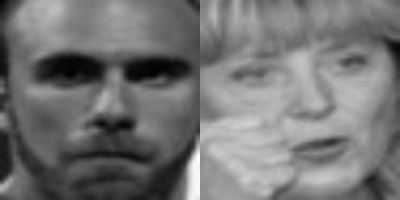
#> input picture backend/scripts/multiface_test_2.jpg, 400 x 200 px
$ python -i recognition_api.py   (imports and definitions only)
#> lines starting #> are read from the running program, lines starting #| are printed output that depends on the picture
#> further down, picture is the input picture: shape (200, 400, 3); min 1, max 255, mean 116.7
# app/routes/recognition_api.py
from flask import Blueprint, request, jsonify
from app.utils.auth_helpers import login_or_jwt_required
from app import socketio
from app.models.inmate import Inmate
from app.models.alert import Alert
from app.models.active_recognition import ActiveRecognition
from app.extensions import db
from app.utils.embedding_client import (
    extract_embedding_from_frame,
    extract_full_embeddings,
    extract_periocular_embedding,
    compute_fusion_score,
    detect_all_faces
)
from app.utils.geolocation import find_nearby_facilities, get_detection_location, haversine_distance
from app.utils.image_preprocessing import (
    aggressive_denoise, deblur_image, strong_deblur,
    remove_salt_pepper_noise, deblur_motion_horizontal, deblur_motion_multi_direction
)
from scipy.spatial.distance import cosine
from datetime import datetime, timedelta

import numpy as np
import cv2
import os
import sys

# Enable/disable periocular fusion matching
# Disabled for now - periocular service has errors and slows down live recognition
ENABLE_PERIOCULAR_FUSION = False

def log(msg):
    """Log to both stdout and a file for debugging."""
    print(msg, flush=True)
    sys.stdout.flush()
    sys.stderr.flush()
    with open("recognition_debug.log", "a") as f:
        f.write(msg + "\n")


# [69 lines left out: functions should_create_alert, create_active_recognition, not called in this run]


# [1 line that did not run here, left out]

# Similarity threshold for matching (lower = stricter)
# With aligned ArcFace embeddings, we can use balanced thresholds
SIMILARITY_THRESHOLD = 0.40   # Cosine distance threshold (60%+ similarity required)
MIN_CONFIDENCE = 60  # Minimum confidence percentage to show match
MIN_MARGIN = 0.20  # Best match must be at least 20% better than second-best (strong separation)

# Cache for inmate encodings (loaded once per request cycle)
_inmate_cache = None
_cache_timestamp = None

# Load face cascade detector once
_face_cascade = None

def _get_face_cascade():
    """Load and cache the face cascade detector."""
    global _face_cascade
    if _face_cascade is None:
        cascade_path = cv2.data.haarcascades + 'haarcascade_frontalface_default.xml'
        _face_cascade = cv2.CascadeClassifier(cascade_path)
    return _face_cascade


def _detect_and_crop_face(frame, use_detection=True):
    """
    Detect face in frame and return cropped face image.
    Returns the cropped face or None if no face detected.

    Args:
        frame: BGR image
        use_detection: If False, skip face detection and just resize (for upload matching)
    """
#> called with use_detection = True
    if frame is None:
        return None

    h, w = frame.shape[:2]

    # If detection is disabled or image is small, just resize directly
    # This ensures consistent processing between registration and recognition
    if not use_detection or max(h, w) < 300:
        return cv2.resize(frame, (128, 128))

    # For live camera, use face detection to find face in larger frame
    face_cascade = _get_face_cascade()
    gray = cv2.cvtColor(frame, cv2.COLOR_BGR2GRAY)

    faces = []
    for min_neighbors in [3, 2, 1]:
        faces = face_cascade.detectMultiScale(
            gray,
            scaleFactor=1.1,
            minNeighbors=min_neighbors,
            minSize=(30, 30)
        )
        if len(faces) > 0:
            break
#> this loop made 1 pass
#> faces on pass 1: [[23, 8, 184, 184]]

    if len(faces) == 0:
        # No face found - just resize the whole image
        return cv2.resize(frame, (128, 128))

    # Take the largest face
    largest_face = max(faces, key=lambda rect: rect[2] * rect[3])
#> largest_face = [23, 8, 184, 184]
    x, y, fw, fh = largest_face
#> x = 23; y = 8; fw = 184; fh = 184

    padding = int(max(fw, fh) * 0.2)
#> padding = 36
    x1 = max(0, x - padding)
#> x1 = 0
    y1 = max(0, y - padding)
#> y1 = 0
    x2 = min(frame.shape[1], x + fw + padding)
#> x2 = 243
    y2 = min(frame.shape[0], y + fh + padding)
#> y2 = 200

    face_crop = frame[y1:y2, x1:x2]
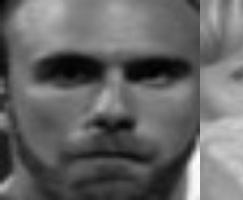
#> face_crop: shape (200, 243, 3); min 1, max 255, mean 102.4
    face_resized = cv2.resize(face_crop, (128, 128))
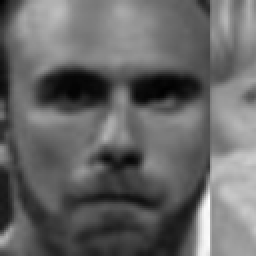
#> face_resized: shape (128, 128, 3) (shown 2 times larger); min 1, max 254, mean 102.3

    return face_resized


# [175 lines left out: functions _detect_all_faces, _load_inmate_encodings, _decode_frame_from_request, _decode_image_from_file_field, not called in this run]


def _generate_query_augmentations(face_crop, fast_mode=True):
    """
    Generate augmented versions of query image for robust matching.

    Args:
        face_crop: Input face image
        fast_mode: If True, only generate 2-3 essential augmentations for speed
    """
#> called with fast_mode = True
    augmentations = [face_crop]
    h, w = face_crop.shape[:2]
    center = (w // 2, h // 2)

    # CLAHE normalization - always useful for lighting variations
    clahe = cv2.createCLAHE(clipLimit=2.0, tileGridSize=(8, 8))
    lab = cv2.cvtColor(face_crop, cv2.COLOR_BGR2LAB)
#> lab: shape (128, 128, 3); mean of channels 0, 1, 2 108.6, 128, 128
    l, a, b = cv2.split(lab)
#> a: shape (128, 128); every value is 128
    l = clahe.apply(l)
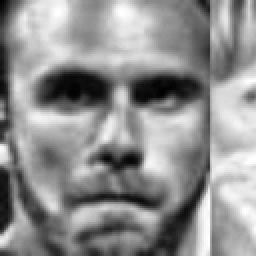
#> l: shape (128, 128) (shown 2 times larger); min 2, max 255, mean 143.7
    lab = cv2.merge([l, a, b])
#> lab: shape (128, 128, 3); mean of channels 0, 1, 2 143.7, 128, 128
    clahe_img = cv2.cvtColor(lab, cv2.COLOR_LAB2BGR)
    augmentations.append(clahe_img)

    if fast_mode:
        # Fast mode: Only 2 augmentations (original + CLAHE) for ~500ms response
        return augmentations

    # Full mode: More augmentations for upload recognition (not time-critical)
    # === Essential rotations ===
    for angle in [-15, 15]:
        M = cv2.getRotationMatrix2D(center, angle, 1.0)
        rotated = cv2.warpAffine(face_crop, M, (w, h), borderMode=cv2.BORDER_REPLICATE)
        augmentations.append(rotated)

    # === Brightness correction ===
    bright = cv2.convertScaleAbs(face_crop, alpha=1.3, beta=30)
    augmentations.append(bright)

    # === Denoising ===
    try:
        denoised = aggressive_denoise(face_crop)
        augmentations.append(denoised)
    except Exception:
        pass

    return augmentations


def _run_recognition(frame, use_detection=True) -> dict:
    """
    Run the recognition pipeline on a frame using similarity matching.
    Uses query-time augmentation for robust matching with distorted images.
    Supports periocular fusion matching for glasses/occlusion robustness.
    Returns a dict with status and result.

    Args:
        frame: BGR image
        use_detection: If True (live camera), detect face first. If False (upload), just resize.
    """
    if frame is None:
        return {"error": "No valid image provided", "status_code": 400}

    try:
        # For uploads: just resize (consistent with how mugshots are stored)
        # For live camera: detect face in larger frame first
        face_crop = _detect_and_crop_face(frame, use_detection=use_detection)

        if face_crop is None:
            return {
                "status": "no_face_detected",
                "error": "No face detected in image. Please ensure a face is visible.",
                "status_code": 200
            }

        # Generate query augmentations for robust matching
        query_augmentations = _generate_query_augmentations(face_crop)
#> query_augmentations = 2 items
        log(f"[recognition_api] Generated {len(query_augmentations)} query augmentations")

        # Extract face embeddings for all augmentations
        query_embeddings = []
        for aug_img in query_augmentations:
            emb = extract_embedding_from_frame(aug_img)
            if emb is not None:
                query_embeddings.append(np.array(emb, dtype=np.float32))
#> this loop made 1 pass
#| [recognition_api] ERROR during recognition: name 'extract_embedding_from_frame' is not defined
#> after the loop, query_embeddings = []

        if not query_embeddings:
            return {"error": "Embedding service unavailable. Is it running on port 5001?", "status_code": 503}

        input_features = query_embeddings[0]  # Keep first for compatibility
        log(f"[recognition_api] Got {len(query_embeddings)} query face embeddings (FaceNet 512-dim)")

        # === PERIOCULAR FUSION: Extract periocular embedding and detect glasses ===
        query_periocular_emb = None
        glasses_detected = False
        glasses_confidence = 0.0

        if ENABLE_PERIOCULAR_FUSION:
            try:
                # Try to get periocular embedding from the original frame (not face crop)
                peri_result = extract_periocular_embedding(frame)
                if peri_result and peri_result.get('embedding'):
                    query_periocular_emb = np.array(peri_result['embedding'], dtype=np.float32)
                    glasses_detected = peri_result.get('glasses_detected', False)
                    glasses_confidence = peri_result.get('glasses_confidence', 0.0)
                    log(f"[recognition_api] Periocular embedding extracted. Glasses: {glasses_detected} ({glasses_confidence:.2f})")
                else:
                    log("[recognition_api] Periocular extraction failed, using face-only matching")
            except Exception as e:
                log(f"[recognition_api] Periocular extraction error: {e}")
                # Continue with face-only matching

        # Load cached inmate encodings (now includes periocular)
        inmate_encodings = _load_inmate_encodings()

        if not inmate_encodings:
            return {"error": "No inmate face encodings in database", "status_code": 500}

        log(f"[recognition_api] Comparing against {len(inmate_encodings)} cached inmates")

        # Find best match using cosine distance with optional periocular fusion
        best_match = None
        best_distance = float('inf')
        best_match_method = 'face_only'
        top_3_matches = []

        for inmate, face_encodings_list, periocular_encodings_list in inmate_encodings:
            try:
                # Compare ALL query embeddings against ALL inmate face embeddings
                min_face_dist = float('inf')
                for query_emb in query_embeddings:
                    for encoding in face_encodings_list:
                        dist = cosine(query_emb, encoding)
                        if dist < min_face_dist:
                            min_face_dist = dist

                # === PERIOCULAR FUSION ===
                # If we have periocular embeddings for both query and inmate, use fusion
                final_distance = min_face_dist
                match_method = 'face_only'

                if (ENABLE_PERIOCULAR_FUSION and
                    query_periocular_emb is not None and
                    periocular_encodings_list):

                    # Find best periocular match
                    min_peri_dist = float('inf')
                    for peri_enc in periocular_encodings_list:
                        peri_dist = cosine(query_periocular_emb, peri_enc)
                        if peri_dist < min_peri_dist:
                            min_peri_dist = peri_dist

                    # Compute fusion score with adaptive weighting
                    fused_dist, face_weight = compute_fusion_score(
                        min_face_dist,
                        min_peri_dist,
                        glasses_detected,
                        glasses_confidence
                    )
                    final_distance = fused_dist
                    match_method = f'fusion(face:{face_weight:.2f})'
                    log(f"[recognition_api] {inmate['inmate_id']}: face={min_face_dist:.4f}, peri={min_peri_dist:.4f}, fused={fused_dist:.4f}")

                elif ENABLE_PERIOCULAR_FUSION and glasses_detected and query_periocular_emb is not None:
                    # Glasses detected but inmate has no periocular encodings
                    # Boost face distance slightly since glasses may interfere
                    final_distance = min_face_dist * 0.95  # Slight forgiveness
                    match_method = 'face_only(glasses_boost)'

                top_3_matches.append((inmate['inmate_id'], final_distance, len(face_encodings_list), match_method))

                if final_distance < best_distance:
                    best_distance = final_distance
                    best_match = inmate
                    best_match_method = match_method
            except Exception as e:
                print(f"[recognition_api] Error comparing with {inmate['inmate_id']}: {e}")
                continue

        # Sort and show top 3 matches for debugging
        top_3_matches.sort(key=lambda x: x[1])
        log(f"[recognition_api] Top 3 matches: {[(m[0], f'{m[1]:.4f}', m[3]) for m in top_3_matches[:3]]}")
        log(f"[recognition_api] Best match: {best_match['inmate_id'] if best_match else 'None'}, distance: {best_distance:.4f}, method: {best_match_method}, threshold: {SIMILARITY_THRESHOLD}")

        # MARGIN CHECK: Best match must be significantly better than second-best
        # This prevents ambiguous matches where multiple faces have similar scores
        second_best_distance = top_3_matches[1][1] if len(top_3_matches) > 1 else float('inf')
        margin = second_best_distance - best_distance
        log(f"[recognition_api] Margin check: best={best_distance:.4f}, second={second_best_distance:.4f}, margin={margin:.4f}, required={MIN_MARGIN}")

        # Check if match is above threshold
        if best_match and best_distance < SIMILARITY_THRESHOLD:
            # Verify margin is sufficient (best match is clearly better than alternatives)
            if margin < MIN_MARGIN:
                log(f"[recognition_api] REJECTED: Margin {margin:.4f} < {MIN_MARGIN} - match not distinctive enough")
                return {
                    "status": "ambiguous_match",
                    "message": f"Potential match rejected - not distinctive enough (margin: {margin:.2%})",
                    "best_distance": float(round(best_distance, 4)),
                    "margin": float(round(margin, 4)),
                    "required_margin": MIN_MARGIN,
                    "status_code": 200
                }

            confidence = float(round((1 - best_distance) * 100, 1))

            # Only show match if confidence is high enough
            if confidence >= MIN_CONFIDENCE:
                # best_match is already a dictionary from the cache
                inmate_payload = {
                    "id": best_match["id"],
                    "inmate_id": best_match["inmate_id"],
                    "name": best_match["name"],
                    "status": best_match["status"],
                    "mugshot_path": best_match["mugshot_path"],
                    "risk_level": best_match["risk_level"],
                    "crime": best_match["crime"],
                    "confidence": confidence,
                }

                # Check if inmate is ESCAPED - trigger critical alarm
                is_escaped = str(inmate_payload.get("status", "")).lower() == "escaped"

                # Get camera_id and detection location early for deduplication
                camera_id = None
                detection_lat, detection_lng = None, None
                try:
                    camera_id = request.form.get('camera_id') if hasattr(request, 'form') else None
                    if camera_id:
                        camera_id = int(camera_id)
                    detection_lat, detection_lng = get_detection_location(camera_id)
                except Exception as e:
                    log(f"[recognition_api] Error getting location: {e}")

                # DEDUPLICATION CHECK - prevent multiple alerts for same inmate
                should_create, existing_active = should_create_alert(
                    inmate_id=best_match["id"],
                    camera_id=camera_id,
                    detection_lat=detection_lat,
                    detection_lng=detection_lng
                )

                if not should_create:
                    # Detection logged but no new alert needed
                    log(f"[recognition_api] Skipping duplicate alert for {inmate_payload['name']}")
                    return {
                        "status": "escaped_inmate_detected" if is_escaped else "match_found",
                        "inmate": inmate_payload,
                        "is_escaped": is_escaped,
                        "deduplicated": True,
                        "message": "Detection logged. Alert already active for this inmate at this location.",
                        "existing_alert_id": existing_active.alert_id if existing_active else None,
                        "status_code": 200
                    }

                # Create Alert record with confidence score for tracking
                alert_id = None
                try:
                    alert_level = "danger" if is_escaped else "warning"
                    alert_message = (
                        f"ESCAPED INMATE DETECTED: {inmate_payload['name']} ({confidence}% confidence)"
                        if is_escaped
                        else f"Match found: {inmate_payload['name']} ({confidence}% confidence)"
                    )

                    alert = Alert(
                        message=alert_message,
                        level=alert_level,
                        confidence=confidence,
                        inmate_id=best_match["id"],
                        camera_id=camera_id,
                        resolved=False
                    )
                    db.session.add(alert)
                    db.session.commit()
                    alert_id = alert.id
                    print(f"[recognition_api] Alert created with confidence {confidence}% - Escaped: {is_escaped}")

                    # Create ActiveRecognition record for future deduplication
                    create_active_recognition(
                        inmate_id=best_match["id"],
                        camera_id=camera_id,
                        detection_lat=detection_lat,
                        detection_lng=detection_lng,
                        alert_id=alert_id
                    )
                except Exception as e:
                    print(f"[recognition_api] Failed to create alert: {e}")
                    db.session.rollback()
                    alert_id = None

                # Real-time event for dashboards
                try:
                    socketio.emit('match_found', {
                        'inmate_name': inmate_payload["name"],
                        'inmate_id': inmate_payload["id"],
                        'confidence': inmate_payload["confidence"],
                        'is_escaped': is_escaped
                    })
                except Exception as e:
                    print("[recognition_api] Socket emit failed:", e)

                # ESCAPED INMATE ALARM - send critical alert to all connected clients
                if is_escaped:
                    try:

                        # Emit escaped inmate alarm to ALL connected clients
                        socketio.emit('escaped_inmate_alarm', {
                            'inmate': inmate_payload,
                            'alert_id': alert_id,
                            'detection_location': {
                                'lat': detection_lat,
                                'lng': detection_lng
                            } if detection_lat and detection_lng else None,
                            'timestamp': datetime.utcnow().isoformat(),
                            'requires_acknowledgment': True
                        })
                        print(f"[recognition_api] ESCAPED INMATE ALARM triggered for {inmate_payload['name']}")

                        # Find and notify nearby facilities if location is known
                        if detection_lat and detection_lng:
                            nearby = find_nearby_facilities(detection_lat, detection_lng, radius_km=50)
                            for facility in nearby:
                                # Emit to specific user room (using user_id from dictionary)
                                socketio.emit('escaped_inmate_alarm', {
                                    'inmate': inmate_payload,
                                    'alert_id': alert_id,
                                    'distance_km': facility['distance_km'],
                                    'timestamp': datetime.utcnow().isoformat()
                                }, room=f"user_{facility['user_id']}")
                            print(f"[recognition_api] Notified {len(nearby)} nearby facilities")
                    except Exception as e:
                        print(f"[recognition_api] Failed to emit escaped alarm: {e}")

                return {
                    "status": "escaped_inmate_detected" if is_escaped else "match_found",
                    "inmate": inmate_payload,
                    "is_escaped": is_escaped,
                    "status_code": 200
                }
            else:
                # Low confidence match - not reliable enough to show
                return {
                    "status": "low_confidence",
                    "message": f"Possible match ({confidence}% confidence) but below {MIN_CONFIDENCE}% threshold",
                    "confidence": confidence,
                    "status_code": 200
                }

        # No match above threshold - include debug info to diagnose issue
        return {
            "status": "no_match",
            "best_distance": float(round(best_distance, 4)) if best_distance != float('inf') else None,
            "threshold": SIMILARITY_THRESHOLD,
            "num_inmates_compared": len(inmate_encodings),
            "top_3_matches": [
                {"inmate_id": m[0], "distance": float(round(m[1], 4))}
                for m in top_3_matches[:3]
            ] if top_3_matches else [],
            "input_feature_dim": len(input_features) if input_features is not None else 0,
            "debug_message": f"Best distance {best_distance:.4f} >= threshold {SIMILARITY_THRESHOLD}. Need distance < {SIMILARITY_THRESHOLD} for match.",
            "status_code": 200
        }

    except Exception as e:
        print("[recognition_api] ERROR during recognition:", e)
        import traceback
        traceback.print_exc()
        return {"error": str(e), "status_code": 500}


# [539 lines left out: functions _match_single_face, _match_face_with_precomputed_embeddings, _run_multi_recognition, _run_multi_recognition_legacy, recognize_face, upload_recognition and 1 more, not called in this run]

>>> import cv2
>>> picture = cv2.imread('../../scripts/multiface_test_2.jpg')
>>> result = _run_recognition(picture)
#> result = 2 items
